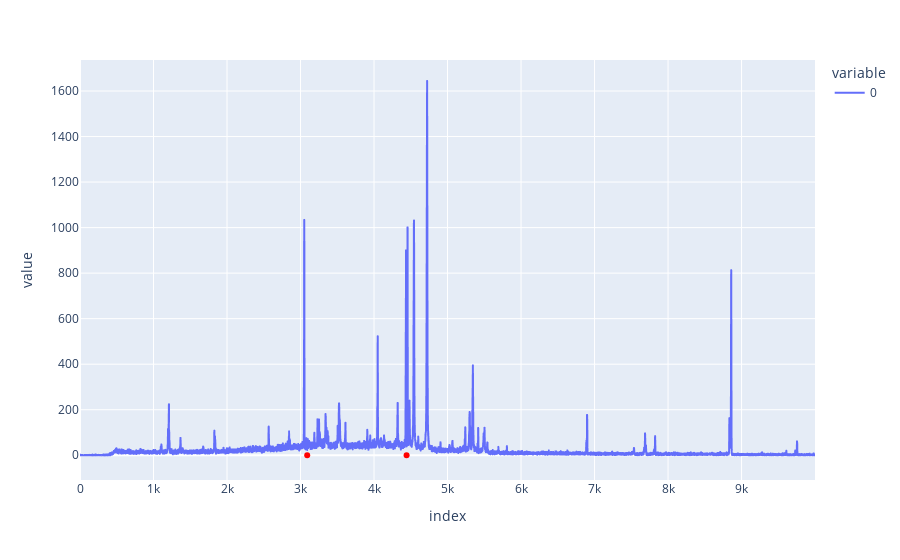

Notebook code for this chart:
### Code cell
fig_peaks = px.line(chan1.counts)
fig_locs = px.scatter(
    x =[3091,4443],
    y = [0,0],
    color_discrete_sequence=['red']
)
fig_peaks.add_traces(fig_locs.data)

### Figure 1 — Plotly figure (JSON) as saved in the notebook; plotly's stock layout.template omitted (floating-point values rounded to 4 significant figures; data arrays with more than 128 entries replaced by an {"elided": "..."} marker saying what was removed)
{"data": [{"hovertemplate": "variable=0<br>index=%{x}<br>value=%{y}<extra></extra>", "legendgroup": "0", "line": {"color": "#636efa", "dash": "solid"}, "marker": {"symbol": "circle"}, "mode": "lines", "name": "0", "showlegend": true, "type": "scattergl", "x": {"elided": "10000 int values"}, "xaxis": "x", "y": {"elided": "10000 int values"}, "yaxis": "y"}, {"hovertemplate": "x=%{x}<br>y=%{y}<extra></extra>", "legendgroup": "", "marker": {"color": "red", "symbol": "circle"}, "mode": "markers", "name": "", "orientation": "v", "showlegend": false, "type": "scatter", "x": [3091, 4443], "xaxis": "x", "y": [0, 0], "yaxis": "y"}], "layout": {"legend": {"title": {"text": "variable"}, "tracegroupgap": 0}, "margin": {"t": 60}, "xaxis": {"anchor": "y", "domain": [0, 1], "title": {"text": "index"}}, "yaxis": {"anchor": "x", "domain": [0, 1], "title": {"text": "value"}}}}
